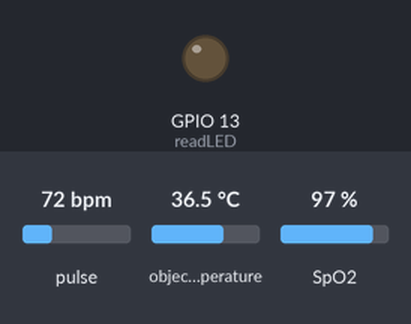
A sketch run on a simulated ESP32. On the bench: output pins drawn as LEDs (lit = HIGH). The test bench sets the inputs (shaded band); at power-on: pulse 72 bpm, object temperature 36.5 °C, SpO2 97 %. Nothing arrives over Bluetooth unless stated; a phone connects over Bluetooth LE 3 s after start; what the sketch prints to the serial monitor is not drawn.

Above: at 3.2 s.
Timing chart, 0 to 8.5 s (numbered marks = the images above):
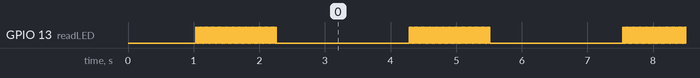

The sketch:

NODE.ino
```cpp
// filepath: c:\.Github\MATKUL_KEAMANAN-JARINGAN\NODE\NODE.ino
#include <Wire.h> // Library I2C utama
#include <MAX30105.h> // Library sensor MAX30105 (detak jantung & SpO2)
#include <Adafruit_MLX90614.h> // Library sensor suhu MLX90614
#include "heartRate.h" // Library algoritma detak jantung
#include "spo2_algorithm.h" // Library algoritma SpO2
#include <BLEDevice.h> // Library BLE utama
#include <BLEUtils.h> // Utilitas BLE
#include <BLEServer.h> // Library BLE server

// I2C Bus
#define SDA_WIRE 21 // Pin SDA untuk I2C utama (MLX90614)
#define SCL_WIRE 22 // Pin SCL untuk I2C utama (MLX90614)
#define SDA_WIRE1 33 // Pin SDA untuk I2C kedua (MAX30105)
#define SCL_WIRE1 32 // Pin SCL untuk I2C kedua (MAX30105)

// BLE Setup
#define SERVICE_UUID        "89bc34b8-c3a1-4f22-82d9-00a2559bbcc0" // UUID service BLE
#define CHARACTERISTIC_UUID "cbef4b5c-fe06-41dc-ab84-105dbe7a722c" // UUID characteristic BLE

// Instance
Adafruit_MLX90614 mlx = Adafruit_MLX90614(); // Membuat objek sensor suhu
MAX30105 particleSensor; // Membuat objek sensor MAX30105

// MAX30105 Buffer
#define BUFFER_LENGTH 100 // Panjang buffer data sensor
uint32_t irBuffer[BUFFER_LENGTH]; // Buffer data IR
uint32_t redBuffer[BUFFER_LENGTH]; // Buffer data RED
int32_t spo2; // Variabel hasil SpO2
int8_t validSPO2; // Status validasi SpO2
int32_t heartRate; // Variabel hasil detak jantung
int8_t validHeartRate; // Status validasi detak jantung
bool fingerDetected = false; // Status deteksi jari
byte readLED = 13; // Pin LED indikator pembacaan

// BLE Characteristics
BLECharacteristic *pCharacteristic; // Pointer ke characteristic BLE

void setup() {
  Serial.begin(115200); // Inisialisasi serial monitor
  delay(1000); // Delay untuk stabilisasi

  // I2C start
  Wire.begin(SDA_WIRE, SCL_WIRE); // Mulai I2C utama (MLX90614)
  Wire1.begin(SDA_WIRE1, SCL_WIRE1); // Mulai I2C kedua (MAX30105)

  // MLX90614
  if (!mlx.begin(0x5A, &Wire)) { // Inisialisasi sensor suhu
    Serial.println("Failed to find MLX90614 sensor!"); // Jika gagal, tampilkan pesan
    while (1); // Berhenti di sini
  } else {
    Serial.println("MLX90614 found!"); // Jika berhasil, tampilkan pesan
  }

  // MAX30105
  if (!particleSensor.begin(Wire1)) { // Inisialisasi sensor MAX30105
    Serial.println("MAX30105 not found. Check wiring/power!"); // Jika gagal, tampilkan pesan
    while (1); // Berhenti di sini
  } else {
    Serial.println("MAX30105 found!"); // Jika berhasil, tampilkan pesan
  }

  particleSensor.setup(); // Konfigurasi default sensor MAX30105
  particleSensor.setPulseAmplitudeRed(0x32); // Set amplitudo LED merah
  particleSensor.setPulseAmplitudeIR(0x32); // Set amplitudo LED IR
  particleSensor.setPulseAmplitudeGreen(0x00); // Matikan LED hijau

  pinMode(readLED, OUTPUT); // Set pin LED sebagai output

  // BLE Setup
  BLEDevice::init("ESP32 Node"); // Inisialisasi BLE dengan nama "ESP32 Node"
  BLEServer *pServer = BLEDevice::createServer(); // Membuat server BLE
  BLEService *pService = pServer->createService(SERVICE_UUID); // Membuat service BLE
  pCharacteristic = pService->createCharacteristic(
    CHARACTERISTIC_UUID,
    BLECharacteristic::PROPERTY_READ | BLECharacteristic::PROPERTY_WRITE | BLECharacteristic::PROPERTY_NOTIFY
  ); // Membuat characteristic BLE
  pService->start(); // Mulai service BLE
  BLEAdvertising *pAdvertising = BLEDevice::getAdvertising(); // Mulai advertising BLE
  pAdvertising->addServiceUUID(SERVICE_UUID); // Tambahkan UUID service ke advertising
  pAdvertising->setScanResponse(true); // Aktifkan scan response
  pAdvertising->setMinPreferred(0x06); // Konfigurasi koneksi BLE
  pAdvertising->setMinPreferred(0x12);
  BLEDevice::startAdvertising(); // Mulai advertising BLE
  Serial.println("BLE advertising started..."); // Tampilkan pesan
}

void loop() {
  // Baca suhu objek dari MLX90614
  double objectTemp = mlx.readObjectTempC(); // Baca suhu tubuh/objek

  // Baca nilai IR dari MAX30105 untuk deteksi jari
  long irValue = particleSensor.getIR(); // Baca nilai IR

  if (irValue > 50000) { // Jika nilai IR di atas threshold
    fingerDetected = true; // Jari terdeteksi
  } else {
    fingerDetected = false; // Jari tidak terdeteksi
  }

  Serial.print("Suhu Tubuh/Objek: ");
  Serial.print(objectTemp);
  Serial.println(" °C");

  if (fingerDetected) { // Jika jari terdeteksi
    Serial.println("Jari terdeteksi. Mengukur BPM dan SpO2...");

    // Baca buffer data dari MAX30105
    for (int i = 0; i < BUFFER_LENGTH; i++) {
      while (particleSensor.available() == false)
        particleSensor.check(); // Tunggu data baru dari sensor

      redBuffer[i] = particleSensor.getRed(); // Simpan data RED
      irBuffer[i] = particleSensor.getIR(); // Simpan data IR
      particleSensor.nextSample(); // Lanjut ke sampel berikutnya
      digitalWrite(readLED, !digitalRead(readLED)); // LED indikator berkedip
    }

    // Hitung BPM dan SpO2
    maxim_heart_rate_and_oxygen_saturation(
      irBuffer, BUFFER_LENGTH, redBuffer,
      &spo2, &validSPO2, &heartRate, &validHeartRate
    ); // Proses data untuk mendapatkan BPM & SpO2

    Serial.print("BPM: ");
    Serial.print(heartRate);
    Serial.print(" (Valid: ");
    Serial.print(validHeartRate);
    Serial.println(")");

    Serial.print("SpO2: ");
    Serial.print(spo2);
    Serial.print("% (Valid: ");
    Serial.print(validSPO2);
    Serial.println(")");

    // Kirim data ke gateway lewat BLE
    String data = "Temp:" + String(objectTemp) + "C, BPM:" + String(heartRate) + ", SpO2:" + String(spo2) + "%";
    pCharacteristic->setValue(data.c_str()); // Set nilai characteristic BLE
    pCharacteristic->notify(); // Kirim notifikasi BLE
  } else {
    Serial.println("Tidak ada jari terdeteksi. Letakkan jari Anda pada sensor.");
  }

  Serial.println("----------------------------");
  delay(2000); // Delay agar pembacaan stabil
}
```

Measured:
- by itself, GPIO 13 (readLED): repeats every 3.3 s: HIGH 0.01 s, LOW 2.0 s, 49 × (HIGH 0.01 s, LOW 0.01 s)
